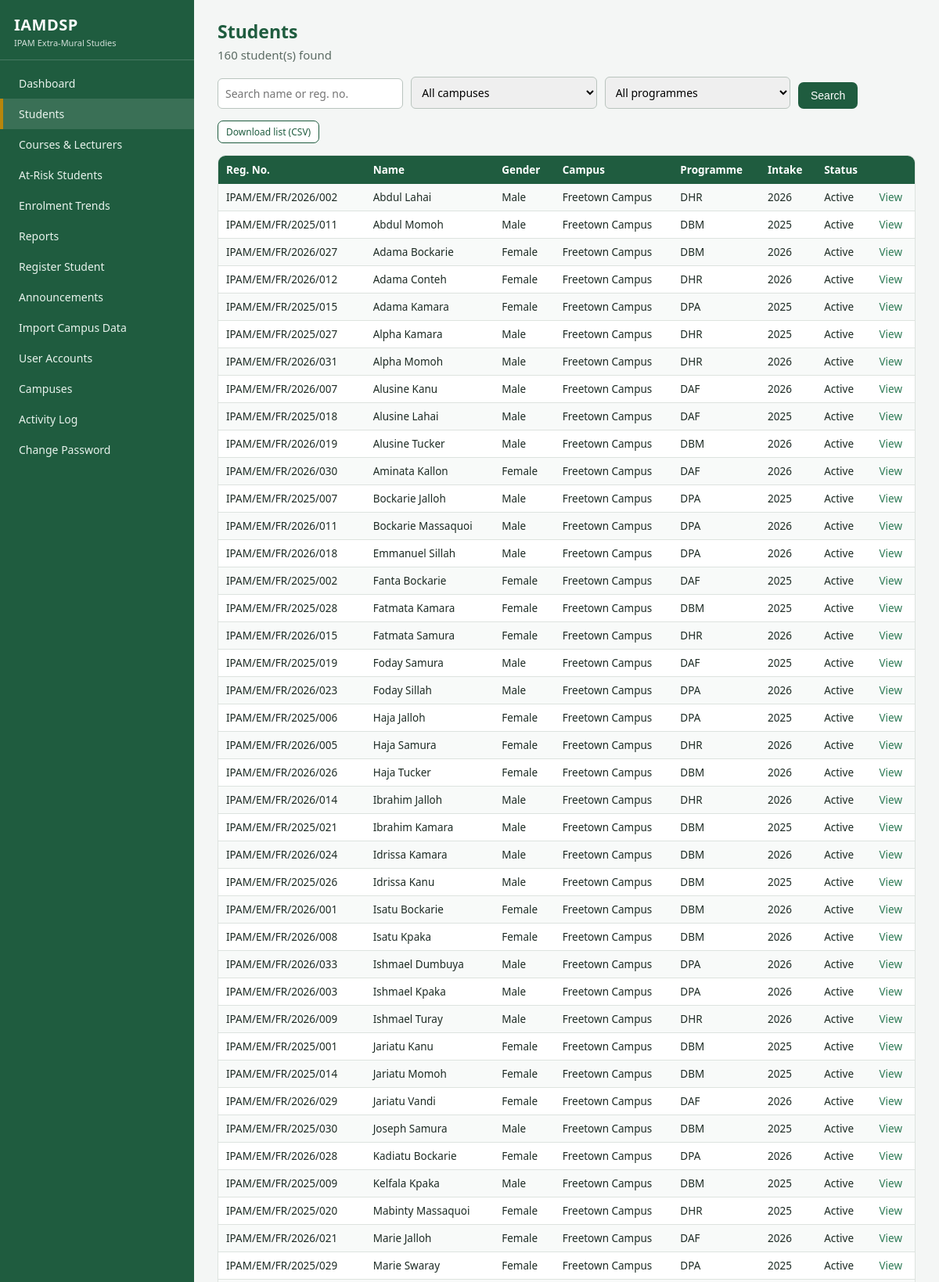
The app's page /students (signed in, upper part) with its own data.
### tables this page shows
CREATE TABLE students (
    id INTEGER PRIMARY KEY AUTOINCREMENT,
    reg_no TEXT NOT NULL UNIQUE,
    full_name TEXT NOT NULL,
    gender TEXT NOT NULL,
    phone TEXT,
    campus_id INTEGER NOT NULL REFERENCES campuses(id),
    programme_id INTEGER NOT NULL REFERENCES programmes(id),
    intake_year INTEGER NOT NULL,
    status TEXT NOT NULL DEFAULT 'Active'
);

CREATE TABLE campuses (
    id INTEGER PRIMARY KEY AUTOINCREMENT,
    name TEXT NOT NULL UNIQUE,
    location TEXT NOT NULL
);

CREATE TABLE programmes (
    id INTEGER PRIMARY KEY AUTOINCREMENT,
    code TEXT NOT NULL UNIQUE,
    name TEXT NOT NULL
);

### app.py (the view)
@app.route("/students")
@login_required("sysadmin", "management", "coordinator")
def students():
    q, campus, prog = request.args.get("q", ""), request.args.get("campus", ""), request.args.get("programme", "")
    rows = student_query(campus_scope(), q, campus, prog)
    return render_template("students.html", rows=rows, q=q, campus=campus, prog=prog,
                           campuses=conn().execute("SELECT * FROM campuses").fetchall(),
                           programmes=conn().execute("SELECT * FROM programmes").fetchall())

### app.py (called while the page is built)
def conn():
    if "db" not in g:
        g.db = db.get_db()
    return g.db

@app.before_request
def load_user():
    g.user = None
    if "uid" in session:
        g.user = conn().execute("SELECT * FROM users WHERE id=? AND active=1", (session["uid"],)).fetchone()
        if g.user is None:
            session.clear()
    if request.method == "POST":
        token = session.get("csrf")
        if not token or token != request.form.get("csrf_token"):
            abort(400, "Invalid form token. Go back, refresh the page and try again.")

@app.context_processor
def inject():
    if "csrf" not in session:
        session["csrf"] = secrets.token_hex(16)
    return {"user": g.get("user"), "role_labels": ROLE_LABELS, "csrf_token": session["csrf"],
            "current_term": config.CURRENT_TERM, "grade": analytics.grade}

def login_required(*roles):
    def deco(fn):
        @wraps(fn)
        def wrapper(*a, **kw):
            if g.user is None:
                return redirect(url_for("login", next=request.path))
            if roles and g.user["role"] not in roles:
                abort(403)
            return fn(*a, **kw)
        return wrapper
    return deco

def campus_scope():
    return g.user["campus_id"] if g.user["role"] in ("coordinator", "lecturer") else None

def student_query(scope, q="", campus="", programme=""):
    sql = """SELECT s.*, ca.name AS campus, p.name AS programme, p.code AS pcode FROM students s
        JOIN campuses ca ON ca.id=s.campus_id JOIN programmes p ON p.id=s.programme_id WHERE 1=1"""
    args = []
    if scope:
        sql += " AND s.campus_id=?"; args.append(scope)
    elif campus:
        sql += " AND s.campus_id=?"; args.append(campus)
    if programme:
        sql += " AND s.programme_id=?"; args.append(programme)
    if q:
        sql += " AND (s.full_name LIKE ? OR s.reg_no LIKE ?)"; args += [f"%{q}%", f"%{q}%"]
    return conn().execute(sql + " ORDER BY s.campus_id, s.full_name", args).fetchall()

### db.py (called while the page is built)
def get_db():
    conn = sqlite3.connect(config.DATABASE)
    conn.row_factory = sqlite3.Row
    conn.execute("PRAGMA foreign_keys = ON")
    return conn

### templates/students.html (shortened to what this page needs)
{% extends "base.html" %}{% block title %}Students{% endblock %}
{% block content %}<h1>Students</h1><p class="sub">{{ rows|length }} student(s) found</p>
<form method="get" class="inline"><div><input type="text" name="q" placeholder="Search name or reg. no." value="{{ q }}"></div>
{% if user['role'] != 'coordinator' %}<div><select name="campus"><option value="">All campuses</option></select></div>{% endif %}
<div><select name="programme"><option value="">All programmes</option>{% for p in programmes %}<option value="{{ p.id }}" {{ 'selected' if prog|string==p.id|string }}>{{ p.code }} - {{ p.name }}</option>{% endfor %}</select></div>
<div style="flex:0"><button class="btn">Search</button></div></form>
<p><a class="btn alt sm" href="{{ url_for('export', kind='students') }}">Download list (CSV)</a></p>
<div class="tablewrap"><table><tr><th>Reg. No.</th><th>Name</th><th>Gender</th><th>Campus</th><th>Programme</th><th>Intake</th><th>Status</th><th></th></tr>
{% for s in rows %}<tr><td>{{ s.reg_no }}</td><td>{{ s.full_name }}</td><td>{{ s.gender }}</td><td>{{ s.campus }}</td><td>{{ s.pcode }}</td><td>{{ s.intake_year }}</td><td>{{ s.status }}</td><td><a href="{{ url_for('student_detail', sid=s.id) }}">View</a></td></tr>{% endfor %}</table></div>{% endblock %}

### static/style.css (style rules this page uses)
:root { --green:#1f5c3f;--green2:#2d7a55;--gold:#b8860b;--bg:#f4f6f5;--ink:#1d2b24;--line:#dde3df;--red:#b5413a;--amber:#c27a00 }
* { box-sizing:border-box }
body { margin:0;font-family:"Segoe UI",Arial,sans-serif;background:var(--bg);color:var(--ink);font-size:15px }
a { color:var(--green2);text-decoration:none }
h1 { font-size:23px;margin:0 0 4px;color:var(--green) }
.sub { color:#5b6b63;margin:0 0 18px }
table { width:100%;border-collapse:collapse;background:#fff;font-size:13.5px }
th { background:var(--green);color:#fff;text-align:left;padding:9px 10px;font-weight:600 }
td { padding:8px 10px;border-bottom:1px solid var(--line);vertical-align:top }
tr:nth-child(even) td { background:#f8faf9 }
.tablewrap { overflow-x:auto;border:1px solid var(--line);border-radius:10px;background:#fff }
.btn { display:inline-block;background:var(--green);color:#fff;border:0;padding:9px 16px;border-radius:7px;font-size:14px;cursor:pointer }
.btn.alt { background:#fff;color:var(--green);border:1px solid var(--green) }
.btn.sm { padding:5px 10px;font-size:12px }
input[type=text],input[type=password],input[type=number],input[type=file],select,textarea { width:100%;padding:9px;border:1px solid #b9c4be;border-radius:6px;font-size:14px;font-family:inherit }
.inline { display:flex;gap:10px;flex-wrap:wrap;align-items:end;margin-bottom:14px }
.inline>div { flex:1;min-width:150px }

### records on screen
students: reg_no "IPAM/EM/FR/2026/002", full_name "Abdul Lahai", gender "Male", campus "Freetown Campus", pcode "DHR", intake_year "2026", status "Active"
students: reg_no "IPAM/EM/FR/2025/011", full_name "Abdul Momoh", gender "Male", campus "Freetown Campus", pcode "DBM", intake_year "2025", status "Active"
students: reg_no "IPAM/EM/FR/2026/027", full_name "Adama Bockarie", gender "Female", campus "Freetown Campus", pcode "DBM", intake_year "2026", status "Active"
students: reg_no "IPAM/EM/FR/2026/012", full_name "Adama Conteh", gender "Female", campus "Freetown Campus", pcode "DHR", intake_year "2026", status "Active"
students: reg_no "IPAM/EM/FR/2025/015", full_name "Adama Kamara", gender "Female", campus "Freetown Campus", pcode "DPA", intake_year "2025", status "Active"
students: reg_no "IPAM/EM/FR/2025/027", full_name "Alpha Kamara", gender "Male", campus "Freetown Campus", pcode "DHR", intake_year "2025", status "Active"
students: reg_no "IPAM/EM/FR/2026/031", full_name "Alpha Momoh", gender "Male", campus "Freetown Campus", pcode "DHR", intake_year "2026", status "Active"
students: reg_no "IPAM/EM/FR/2026/007", full_name "Alusine Kanu", gender "Male", campus "Freetown Campus", pcode "DAF", intake_year "2026", status "Active"
students: reg_no "IPAM/EM/FR/2025/018", full_name "Alusine Lahai", gender "Male", campus "Freetown Campus", pcode "DAF", intake_year "2025", status "Active"
students: reg_no "IPAM/EM/FR/2026/019", full_name "Alusine Tucker", gender "Male", campus "Freetown Campus", pcode "DBM", intake_year "2026", status "Active"
students: reg_no "IPAM/EM/FR/2026/030", full_name "Aminata Kallon", gender "Female", campus "Freetown Campus", pcode "DAF", intake_year "2026", status "Active"
students: reg_no "IPAM/EM/FR/2025/007", full_name "Bockarie Jalloh", gender "Male", campus "Freetown Campus", pcode "DPA", intake_year "2025", status "Active"
students: reg_no "IPAM/EM/FR/2026/011", full_name "Bockarie Massaquoi", gender "Male", campus "Freetown Campus", pcode "DPA", intake_year "2026", status "Active"
students: reg_no "IPAM/EM/FR/2026/018", full_name "Emmanuel Sillah", gender "Male", campus "Freetown Campus", pcode "DPA", intake_year "2026", status "Active"
students: reg_no "IPAM/EM/FR/2025/002", full_name "Fanta Bockarie", gender "Female", campus "Freetown Campus", pcode "DAF", intake_year "2025", status "Active"
students: reg_no "IPAM/EM/FR/2025/028", full_name "Fatmata Kamara", gender "Female", campus "Freetown Campus", pcode "DBM", intake_year "2025", status "Active"
students: reg_no "IPAM/EM/FR/2026/015", full_name "Fatmata Samura", gender "Female", campus "Freetown Campus", pcode "DHR", intake_year "2026", status "Active"
students: reg_no "IPAM/EM/FR/2025/019", full_name "Foday Samura", gender "Male", campus "Freetown Campus", pcode "DAF", intake_year "2025", status "Active"
students: reg_no "IPAM/EM/FR/2026/023", full_name "Foday Sillah", gender "Male", campus "Freetown Campus", pcode "DPA", intake_year "2026", status "Active"
students: reg_no "IPAM/EM/FR/2025/006", full_name "Haja Jalloh", gender "Female", campus "Freetown Campus", pcode "DPA", intake_year "2025", status "Active"
students: reg_no "IPAM/EM/FR/2026/005", full_name "Haja Samura", gender "Female", campus "Freetown Campus", pcode "DHR", intake_year "2026", status "Active"
students: reg_no "IPAM/EM/FR/2026/026", full_name "Haja Tucker", gender "Female", campus "Freetown Campus", pcode "DBM", intake_year "2026", status "Active"
students: reg_no "IPAM/EM/FR/2026/014", full_name "Ibrahim Jalloh", gender "Male", campus "Freetown Campus", pcode "DHR", intake_year "2026", status "Active"
students: reg_no "IPAM/EM/FR/2025/021", full_name "Ibrahim Kamara", gender "Male", campus "Freetown Campus", pcode "DBM", intake_year "2025", status "Active"
students: reg_no "IPAM/EM/FR/2026/024", full_name "Idrissa Kamara", gender "Male", campus "Freetown Campus", pcode "DBM", intake_year "2026", status "Active"
students: reg_no "IPAM/EM/FR/2025/026", full_name "Idrissa Kanu", gender "Male", campus "Freetown Campus", pcode "DBM", intake_year "2025", status "Active"
students: reg_no "IPAM/EM/FR/2026/001", full_name "Isatu Bockarie", gender "Female", campus "Freetown Campus", pcode "DBM", intake_year "2026", status "Active"
students: reg_no "IPAM/EM/FR/2026/008", full_name "Isatu Kpaka", gender "Female", campus "Freetown Campus", pcode "DBM", intake_year "2026", status "Active"
students: reg_no "IPAM/EM/FR/2026/033", full_name "Ishmael Dumbuya", gender "Male", campus "Freetown Campus", pcode "DPA", intake_year "2026", status "Active"
students: reg_no "IPAM/EM/FR/2026/003", full_name "Ishmael Kpaka", gender "Male", campus "Freetown Campus", pcode "DPA", intake_year "2026", status "Active"
students: reg_no "IPAM/EM/FR/2026/009", full_name "Ishmael Turay", gender "Male", campus "Freetown Campus", pcode "DHR", intake_year "2026", status "Active"
students: reg_no "IPAM/EM/FR/2025/001", full_name "Jariatu Kanu", gender "Female", campus "Freetown Campus", pcode "DBM", intake_year "2025", status "Active"
students: reg_no "IPAM/EM/FR/2025/014", full_name "Jariatu Momoh", gender "Female", campus "Freetown Campus", pcode "DBM", intake_year "2025", status "Active"
students: reg_no "IPAM/EM/FR/2026/029", full_name "Jariatu Vandi", gender "Female", campus "Freetown Campus", pcode "DAF", intake_year "2026", status "Active"
students: reg_no "IPAM/EM/FR/2025/030", full_name "Joseph Samura", gender "Male", campus "Freetown Campus", pcode "DBM", intake_year "2025", status "Active"
students: reg_no "IPAM/EM/FR/2026/028", full_name "Kadiatu Bockarie", gender "Female", campus "Freetown Campus", pcode "DPA", intake_year "2026", status "Active"
students: reg_no "IPAM/EM/FR/2025/009", full_name "Kelfala Kpaka", gender "Male", campus "Freetown Campus", pcode "DBM", intake_year "2025", status "Active"
students: reg_no "IPAM/EM/FR/2025/020", full_name "Mabinty Massaquoi", gender "Female", campus "Freetown Campus", pcode "DHR", intake_year "2025", status "Active"
students: reg_no "IPAM/EM/FR/2026/021", full_name "Marie Jalloh", gender "Female", campus "Freetown Campus", pcode "DAF", intake_year "2026", status "Active"
students: reg_no "IPAM/EM/FR/2025/029", full_name "Marie Swaray", gender "Female", campus "Freetown Campus", pcode "DPA", intake_year "2025", status "Active"

### other values on screen
{{ rows|length }} "160"
